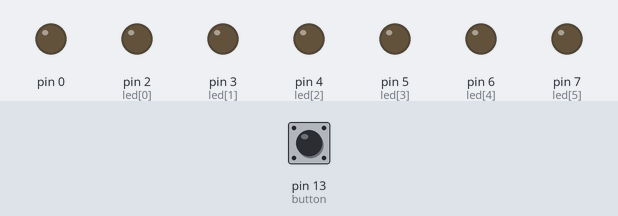
The sketch below on a simulated Arduino Uno, built with avr-gcc and run on an emulated ATmega328P. Shown: output pins drawn as LEDs (lit = HIGH). Inputs (shaded band) come from the test bench; at power-on: pin 13 (button) LOW.

Above: at 0.1 s.
At 7.7 s:
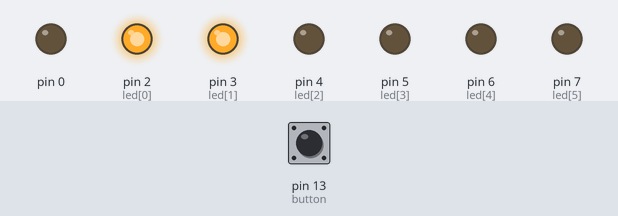
At 8.2 s:
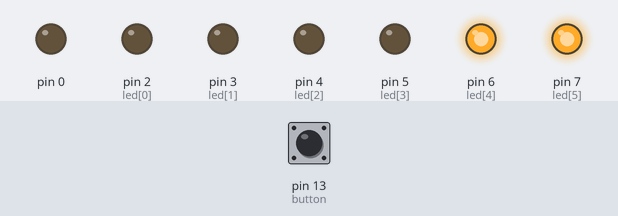
At 11.9 s:
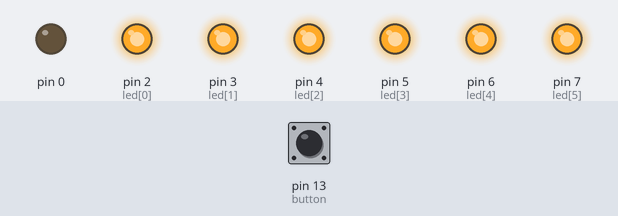
At 23.3 s:
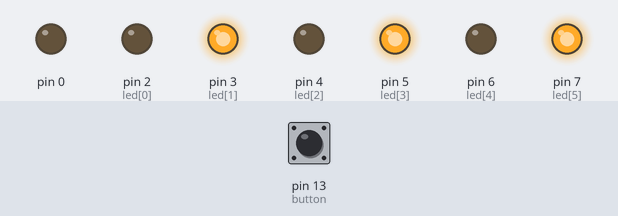
At 35.15 s:
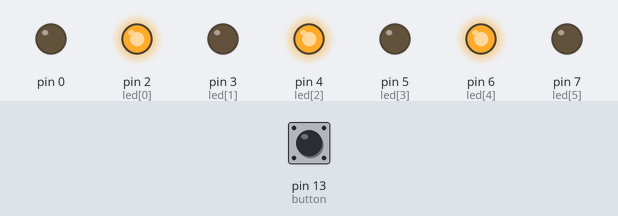
Timing chart, 0 to 40.0 s (numbered marks = the images above):
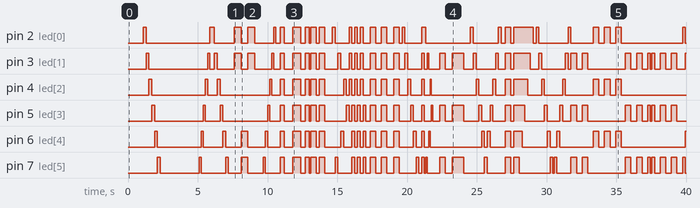

Measured:
- by itself, pin 2 (led[0]): LOW → HIGH at 1.1 s, → LOW 0.20 s later, → HIGH 4.6 s later, → LOW 0.35 s later, … (58 changes in this stretch)
- by itself, pin 3 (led[1]): LOW → HIGH at 1.3 s, → LOW 0.20 s later, → HIGH 4.2 s later, → LOW 0.15 s later, … (75 changes in this stretch)
- by itself, pin 4 (led[2]): LOW → HIGH at 1.5 s, → LOW 0.20 s later, → HIGH 3.9 s later, → LOW 0.15 s later, … (56 changes in this stretch)
- by itself, pin 5 (led[3]): LOW → HIGH at 1.7 s, → LOW 0.20 s later, → HIGH 3.5 s later, → LOW 0.15 s later, … (70 changes in this stretch)
- by itself, pin 6 (led[4]): LOW → HIGH at 1.9 s, → LOW 0.20 s later, → HIGH 3.2 s later, → LOW 0.15 s later, … (59 changes in this stretch)
- by itself, pin 7 (led[5]): LOW → HIGH at 2.1 s, → LOW 0.20 s later, → HIGH 2.8 s later, → LOW 0.15 s later, … (72 changes in this stretch)

The sketch:

lightshow.ch.ino
```cpp
   int led[]={2,3,4,5,6,7};
  const int button =13;
void setup()
  {
  pinMode(button, INPUT);
  int index;
  for(index=0;index<=6;index++)
  {
    pinMode(led[index],OUTPUT);
    }
  }
void loop()
{
  int buttonState;
  buttonState=digitalRead(button);
  if(buttonState==HIGH)
  {
    int index;
    for(index=0;index<=5;index++)
    {
      digitalWrite(led[index],LOW);
    }
  }else
  {

    int index;
    delay(1100);
    for(index=0;index<=5;index++)
    {
      digitalWrite(led[index],HIGH);
      delay(200);
      digitalWrite(led[index],LOW);
    }
    delay(2800);
    for(index=5;index>=0;index--)
    {
      digitalWrite(led[index],HIGH);
      delay(150);
      digitalWrite(led[index],LOW);
    }
        for(index=0;index<=5;index++)
    {
      digitalWrite(led[index],HIGH);
      delay(200);
      digitalWrite(led[index],LOW);
    }
    delay(400);
    digitalWrite(led[0],HIGH);//da part
    digitalWrite(led[1],HIGH);
    delay(500);
    digitalWrite(led[0],LOW);
    digitalWrite(led[1],LOW);
    digitalWrite(led[4],HIGH);
    digitalWrite(led[5],HIGH);
    delay(500);
    digitalWrite(led[4],LOW);
    digitalWrite(led[5],LOW);
    digitalWrite(led[0],HIGH);
    digitalWrite(led[1],HIGH);
    delay(500);
    digitalWrite(led[0],LOW);
    digitalWrite(led[1],LOW);
    delay(600);
        for(index=5;index>=0;index--)
    {
      digitalWrite(led[index],HIGH);
      delay(150);
      digitalWrite(led[index],LOW);
    }
    delay(300); //base boosted part 1st beats
        for(index=5;index>=0;index--)
    {
      digitalWrite(led[index],HIGH);
    }
    delay(300);
            for(index=5;index>=0;index--)
    {
      digitalWrite(led[index],LOW);
    }
    delay(600);
            for(index=5;index>=0;index--)
    {
      digitalWrite(led[index],HIGH);
    }
    delay(600);
           for(index=5;index>=0;index--)
    {
      digitalWrite(led[index],LOW);
    }
    delay(300);
    //2nd beat
            for(index=5;index>=0;index--)
    {
      digitalWrite(led[index],HIGH);
    }
    delay(300);
            for(index=5;index>=0;index--)
    {
      digitalWrite(led[index],LOW);
    }
    delay(100);
           for(index=5;index>=0;index--)
    {
      digitalWrite(led[index],HIGH);
    }
    delay(400);
               for(index=5;index>=0;index--)
    {
      digitalWrite(led[index],LOW);
    }
    delay(200);
               for(index=5;index>=0;index--)
    {
      digitalWrite(led[index],HIGH);
    }
    delay(400);
               for(index=5;index>=0;index--)
    {
      digitalWrite(led[index],LOW);
    }
    delay(550);
    digitalWrite(led[0],HIGH);
    delay(200);
    digitalWrite(led[0],LOW);
    digitalWrite(led[5],HIGH);
    delay(200);
    digitalWrite(led[5],LOW);
    digitalWrite(led[1],HIGH);
    delay(200);
    digitalWrite(led[1],LOW);
    digitalWrite(led[4],HIGH);
    delay(200);
    digitalWrite(led[4],LOW);
    digitalWrite(led[2],HIGH);
    delay(200);
    digitalWrite(led[2],LOW);
    digitalWrite(led[3],HIGH);
    delay(200);
    digitalWrite(led[3],LOW);
    //time stamp 0:17
    digitalWrite(led[0],HIGH);
    digitalWrite(led[1],HIGH);
    digitalWrite(led[2],HIGH);
    delay(200);
    digitalWrite(led[0],LOW);
    digitalWrite(led[1],LOW);
    digitalWrite(led[2],LOW);
    digitalWrite(led[3],HIGH);
    digitalWrite(led[4],HIGH);
    digitalWrite(led[5],HIGH);
    delay(200);
    digitalWrite(led[3],LOW);
    digitalWrite(led[4],LOW);
    digitalWrite(led[5],LOW);
    digitalWrite(led[0],HIGH);
    digitalWrite(led[1],HIGH);
    digitalWrite(led[2],HIGH);
    delay(200);
    digitalWrite(led[0],LOW);
    digitalWrite(led[1],LOW);
    digitalWrite(led[2],LOW);
    digitalWrite(led[3],HIGH);
    digitalWrite(led[4],HIGH);
    digitalWrite(led[5],HIGH);
    delay(200);
    digitalWrite(led[3],LOW);
    digitalWrite(led[4],LOW);
    digitalWrite(led[5],LOW);
    digitalWrite(led[0],HIGH);
    digitalWrite(led[1],HIGH);
    digitalWrite(led[2],HIGH);
    delay(200);
    digitalWrite(led[0],LOW);
    digitalWrite(led[1],LOW);
    digitalWrite(led[2],LOW);
    digitalWrite(led[3],HIGH);
    digitalWrite(led[4],HIGH);
    digitalWrite(led[5],HIGH);
    delay(200);
    digitalWrite(led[3],LOW);
    digitalWrite(led[4],LOW);
    digitalWrite(led[5],LOW);
    delay(300);
                   for(index=5;index>=0;index--)
    {
      digitalWrite(led[index],HIGH);
    }
    delay(400);
                   for(index=5;index>=0;index--)
    {
      digitalWrite(led[index],LOW);
    }
    delay(400);
                       for(index=5;index>=0;index--)
    {
      digitalWrite(led[index],HIGH);
    }
    delay(100);
                       for(index=5;index>=0;index--)
    {
      digitalWrite(led[index],LOW);
    }
//main beat
            for(index=5;index>=0;index--)
    {
      digitalWrite(led[index],HIGH);
    }
    delay(300);
            for(index=5;index>=0;index--)
    {
      digitalWrite(led[index],LOW);
    }
    delay(500);
           for(index=5;index>=0;index--)
    {
      digitalWrite(led[index],HIGH);
    }
    delay(400);
               for(index=5;index>=0;index--)
    {
      digitalWrite(led[index],LOW);
    }
    delay(200);
        for(index=0;index<=5;index++)
    {
      digitalWrite(led[index],HIGH);
      delay(200);
      digitalWrite(led[index],LOW);
    }
    delay(200);
                   for(index=5;index>=0;index--)
    {
      digitalWrite(led[index],HIGH);
    }
    delay(200);
                       for(index=5;index>=0;index--)
    {
      digitalWrite(led[index],LOW);
    }
    digitalWrite(led[0],HIGH);
    delay(100);
    digitalWrite(led[0],LOW);
    digitalWrite(led[5],HIGH);
    delay(100);
    digitalWrite(led[5],LOW);
    digitalWrite(led[1],HIGH);
    delay(100);
    digitalWrite(led[1],LOW);
    digitalWrite(led[4],HIGH);
    delay(100);
    digitalWrite(led[4],LOW);
    digitalWrite(led[2],HIGH);
    delay(100);
    digitalWrite(led[2],LOW);
    digitalWrite(led[3],HIGH);
    delay(100);
    digitalWrite(led[3],LOW);
    delay(500);

    digitalWrite(led[5],HIGH);
    digitalWrite(led[3],HIGH);
    digitalWrite(led[1],HIGH);
    delay(400);
    digitalWrite(led[5],LOW);
    digitalWrite(led[3],LOW);
    digitalWrite(led[1],LOW);
    delay(500);
    digitalWrite(led[5],HIGH);
    digitalWrite(led[3],HIGH);
    digitalWrite(led[1],HIGH);
    delay(400);
    digitalWrite(led[5],LOW);
    digitalWrite(led[3],LOW);
    digitalWrite(led[1],LOW);
    digitalWrite(led[5],HIGH);
    digitalWrite(led[3],HIGH);
    digitalWrite(led[1],HIGH);
    delay(400);
    digitalWrite(led[5],LOW);
    digitalWrite(led[3],LOW);
    digitalWrite(led[1],LOW);
    delay(500);
            for(index=0;index<=4;index++)
    {
      digitalWrite(led[index],HIGH);
      delay(200);
      digitalWrite(led[index],LOW);
    }
                for(index=5;index>=0;index--)
    {
      digitalWrite(led[index],HIGH);
      delay(200);
      digitalWrite(led[index],LOW);
    }
    delay(300);
                for(index=5;index>=0;index--)
    {
      digitalWrite(led[index],HIGH);
    }
    delay(400);
                    for(index=5;index>=0;index--)
    {
      digitalWrite(led[index],LOW);
    }
    delay(200);
                    for(index=5;index>=0;index--)
    {
      digitalWrite(led[index],HIGH);
    }
    delay(400);
                    for(index=5;index>=0;index--)
    {
      digitalWrite(led[index],LOW);
      delay(200);
    }
                    for(index=0;index<=5;index++)
    {
      digitalWrite(led[index],HIGH);
      delay(200);
      digitalWrite(led[index],LOW);
    }
    delay(100);
                        for(index=5;index>=0;index--)
    {
      digitalWrite(led[index],HIGH);
      delay(200);
      digitalWrite(led[index],LOW);
    }
    digitalWrite(led[5],HIGH);
    digitalWrite(led[3],HIGH);
    digitalWrite(led[1],HIGH);
    delay(400);
    digitalWrite(led[5],LOW);
    digitalWrite(led[3],LOW);
    digitalWrite(led[1],LOW);
    delay(400);
    digitalWrite(led[5],HIGH);
    digitalWrite(led[3],HIGH);
    digitalWrite(led[1],HIGH);
    delay(400);
    digitalWrite(led[5],LOW);
    digitalWrite(led[3],LOW);
    digitalWrite(led[1],LOW);
    delay(400);
    digitalWrite(led[4],HIGH);
    digitalWrite(led[2],HIGH);
    digitalWrite(led[0],HIGH);
    delay(400);
    digitalWrite(led[4],LOW);
    digitalWrite(led[2],LOW);
    digitalWrite(led[0],LOW);
    delay(400);
    digitalWrite(led[4],HIGH);
    digitalWrite(led[2],HIGH);
    digitalWrite(led[0],HIGH);
    delay(400);
    digitalWrite(led[4],LOW);
    digitalWrite(led[2],LOW);
    digitalWrite(led[0],LOW);
    delay(400);
    digitalWrite(led[4],HIGH);
    digitalWrite(led[2],HIGH);
    digitalWrite(led[0],HIGH);
    delay(400);
    digitalWrite(led[4],LOW);
    digitalWrite(led[2],LOW);
    digitalWrite(led[0],LOW);
    delay(300);
//0.37 3 on at a time

    digitalWrite(led[5],HIGH);
    digitalWrite(led[3],HIGH);
    digitalWrite(led[1],HIGH);
    delay(400);
    digitalWrite(led[5],LOW);
    digitalWrite(led[3],LOW);
    digitalWrite(led[1],LOW);
    delay(400);
    digitalWrite(led[5],HIGH);
    digitalWrite(led[3],HIGH);
    digitalWrite(led[1],HIGH);
    delay(400);
    digitalWrite(led[5],LOW);
    digitalWrite(led[3],LOW);
    digitalWrite(led[1],LOW);
    delay(400);
    digitalWrite(led[5],HIGH);
    digitalWrite(led[3],HIGH);
    digitalWrite(led[1],HIGH);
    delay(200);
    digitalWrite(led[5],LOW);
    digitalWrite(led[3],LOW);
    digitalWrite(led[1],LOW);
    delay(100);
    digitalWrite(led[5],HIGH);
    digitalWrite(led[3],HIGH);
    digitalWrite(led[1],HIGH);
    delay(200);
    digitalWrite(led[5],LOW);
    digitalWrite(led[3],LOW);
    digitalWrite(led[1],LOW);
    delay(400);
    digitalWrite(led[5],HIGH);
    digitalWrite(led[3],HIGH);
    digitalWrite(led[1],HIGH);
    delay(400);
    digitalWrite(led[5],LOW);
    digitalWrite(led[3],LOW);
    digitalWrite(led[1],LOW);
    delay(400);
    digitalWrite(led[5],HIGH);
    digitalWrite(led[3],HIGH);
    digitalWrite(led[1],HIGH);
    delay(400);
    digitalWrite(led[5],LOW);
    digitalWrite(led[3],LOW);
    digitalWrite(led[1],LOW);
    delay(400);
    //0.40
    digitalWrite(led[0],HIGH);
    digitalWrite(led[5],HIGH);
    delay(200);
    digitalWrite(led[0],LOW);
    digitalWrite(led[5],LOW);
    digitalWrite(led[1],HIGH);
    digitalWrite(led[4],HIGH);
    delay(200);
    digitalWrite(led[1],LOW);
    digitalWrite(led[4],LOW);
    digitalWrite(led[2],HIGH);
    digitalWrite(led[3],HIGH);
    delay(200);
    digitalWrite(led[2],LOW);
    digitalWrite(led[3],LOW);
    //0.41
    digitalWrite(led[2],HIGH);
    digitalWrite(led[3],HIGH);
    delay(200);
    digitalWrite(led[2],LOW);
    digitalWrite(led[3],LOW);
    digitalWrite(led[1],HIGH);
    digitalWrite(led[4],HIGH);
    delay(200);
    digitalWrite(led[1],LOW);
    digitalWrite(led[4],LOW);
    digitalWrite(led[0],HIGH);
    digitalWrite(led[5],HIGH);
    delay(200);
    digitalWrite(led[0],LOW);
    digitalWrite(led[5],LOW);
    digitalWrite(led[0],HIGH);
    digitalWrite(led[5],HIGH);
    delay(200);
    digitalWrite(led[0],LOW);
    digitalWrite(led[5],LOW);
    digitalWrite(led[1],HIGH);
    digitalWrite(led[4],HIGH);
    delay(200);
    digitalWrite(led[1],LOW);
    digitalWrite(led[4],LOW);
    digitalWrite(led[2],HIGH);
    digitalWrite(led[3],HIGH);
    delay(200);
    digitalWrite(led[2],LOW);
    digitalWrite(led[3],LOW);
    digitalWrite(led[0],HIGH);
    digitalWrite(led[5],HIGH);
    delay(200);
    digitalWrite(led[0],LOW);
    digitalWrite(led[5],LOW);
    delay(300);
                    for(index=5;index>=0;index--)
    {
      digitalWrite(led[index],HIGH);
    }
    delay(400);
                        for(index=5;index>=0;index--)
    {
      digitalWrite(led[index],LOW);
    }
    delay(300);
                        for(index=5;index>=0;index--)
    {
      digitalWrite(led[index],HIGH);
    }
    delay(400);
                        for(index=5;index>=0;index--)
    {
      digitalWrite(led[index],LOW);
    }
    delay(500);


                        for(index=5;index>=0;index--)
    {
      digitalWrite(led[index],HIGH);
    }
    delay(400);
                        for(index=5;index>=0;index--)
    {
      digitalWrite(led[index],LOW);
    }
    delay(300);
                  for(index=5;index>=0;index--)
    {
      digitalWrite(led[index],HIGH);
      delay(200);
      digitalWrite(led[index],LOW);
    }

}
}
```
